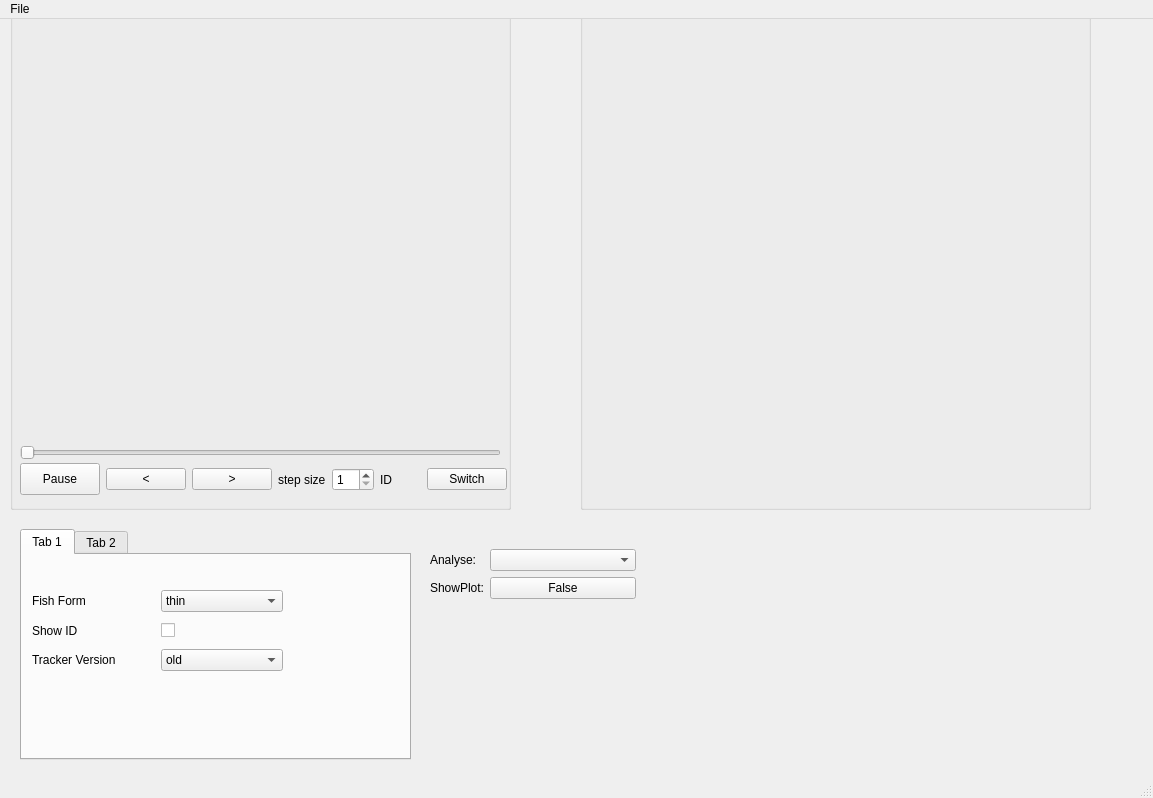
<?xml version="1.0" encoding="UTF-8"?>
<ui version="4.0">
 <class>MainWindow</class>
 <widget class="QMainWindow" name="MainWindow">
  <property name="geometry">
   <rect>
    <x>0</x>
    <y>0</y>
    <width>1153</width>
    <height>798</height>
   </rect>
  </property>
  <property name="windowTitle">
   <string>MainWindow</string>
  </property>
  <widget class="QWidget" name="centralwidget">
   <widget class="QGroupBox" name="groupBox">
    <property name="geometry">
     <rect>
      <x>10</x>
      <y>-50</y>
      <width>501</width>
      <height>541</height>
     </rect>
    </property>
    <property name="title">
     <string>GroupBox</string>
    </property>
    <widget class="QWidget" name="horizontalLayoutWidget_2">
     <property name="geometry">
      <rect>
       <x>10</x>
       <y>490</y>
       <width>487</width>
       <height>41</height>
      </rect>
     </property>
     <layout class="QHBoxLayout" name="horizontalLayout_2">
      <item>
       <widget class="QPushButton" name="playBtn">
        <property name="minimumSize">
         <size>
          <width>78</width>
          <height>32</height>
         </size>
        </property>
        <property name="text">
         <string>Pause</string>
        </property>
       </widget>
      </item>
      <item>
       <widget class="QPushButton" name="backBtn">
        <property name="text">
         <string>&lt;</string>
        </property>
       </widget>
      </item>
      <item>
       <widget class="QPushButton" name="nextBtn">
        <property name="text">
         <string>&gt;</string>
        </property>
       </widget>
      </item>
      <item>
       <widget class="QLabel" name="label_14">
        <property name="text">
         <string>step size</string>
        </property>
       </widget>
      </item>
      <item>
       <widget class="QSpinBox" name="stepSize">
        <property name="minimum">
         <number>1</number>
        </property>
        <property name="maximum">
         <number>99</number>
        </property>
        <property name="value">
         <number>1</number>
        </property>
       </widget>
      </item>
      <item>
       <widget class="QLabel" name="frameID">
        <property name="text">
         <string>ID</string>
        </property>
       </widget>
      </item>
      <item>
       <widget class="QPushButton" name="sptBtn">
        <property name="text">
         <string>Switch</string>
        </property>
       </widget>
      </item>
     </layout>
    </widget>
    <widget class="QWidget" name="verticalLayoutWidget">
     <property name="geometry">
      <rect>
       <x>10</x>
       <y>60</y>
       <width>481</width>
       <height>431</height>
      </rect>
     </property>
     <layout class="QVBoxLayout" name="verticalLayout">
      <item>
       <widget class="QLabel" name="showVideo">
        <property name="sizePolicy">
         <sizepolicy hsizetype="Preferred" vsizetype="Preferred">
          <horstretch>0</horstretch>
          <verstretch>1</verstretch>
         </sizepolicy>
        </property>
        <property name="text">
         <string/>
        </property>
       </widget>
      </item>
      <item>
       <widget class="QSlider" name="playerSlider">
        <property name="orientation">
         <enum>Qt::Horizontal</enum>
        </property>
       </widget>
      </item>
     </layout>
    </widget>
   </widget>
   <widget class="QTabWidget" name="drawTabWidget">
    <property name="geometry">
     <rect>
      <x>20</x>
      <y>510</y>
      <width>391</width>
      <height>231</height>
     </rect>
    </property>
    <property name="currentIndex">
     <number>0</number>
    </property>
    <widget class="QWidget" name="tab">
     <attribute name="title">
      <string>Tab 1</string>
     </attribute>
     <widget class="QWidget" name="formLayoutWidget_2">
      <property name="geometry">
       <rect>
        <x>10</x>
        <y>30</y>
        <width>251</width>
        <height>91</height>
       </rect>
      </property>
      <layout class="QGridLayout" name="gridLayout">
       <item row="0" column="2">
        <widget class="QComboBox" name="fishFormComboBox">
         <item>
          <property name="text">
           <string>thin</string>
          </property>
         </item>
         <item>
          <property name="text">
           <string>fat</string>
          </property>
         </item>
        </widget>
       </item>
       <item row="0" column="0">
        <widget class="QLabel" name="label">
         <property name="text">
          <string>Fish Form</string>
         </property>
        </widget>
       </item>
       <item row="1" column="0">
        <widget class="QLabel" name="label_2">
         <property name="text">
          <string>Show ID</string>
         </property>
        </widget>
       </item>
       <item row="1" column="2">
        <widget class="QCheckBox" name="showID_CheckBox">
         <property name="text">
          <string/>
         </property>
        </widget>
       </item>
       <item row="2" column="0">
        <widget class="QLabel" name="label_3">
         <property name="text">
          <string>Tracker Version</string>
         </property>
        </widget>
       </item>
       <item row="2" column="2">
        <widget class="QComboBox" name="trackerVersion">
         <item>
          <property name="text">
           <string>old</string>
          </property>
         </item>
         <item>
          <property name="text">
           <string>latest</string>
          </property>
         </item>
        </widget>
       </item>
      </layout>
     </widget>
    </widget>
    <widget class="QWidget" name="tab_2">
     <attribute name="title">
      <string>Tab 2</string>
     </attribute>
     <widget class="QListWidget" name="fishList">
      <property name="geometry">
       <rect>
        <x>10</x>
        <y>0</y>
        <width>191</width>
        <height>121</height>
       </rect>
      </property>
     </widget>
     <widget class="QLabel" name="label_test">
      <property name="geometry">
       <rect>
        <x>260</x>
        <y>40</y>
        <width>81</width>
        <height>61</height>
       </rect>
      </property>
      <property name="text">
       <string>Color</string>
      </property>
     </widget>
     <widget class="QPushButton" name="changeColorBtn">
      <property name="geometry">
       <rect>
        <x>250</x>
        <y>20</y>
        <width>110</width>
        <height>32</height>
       </rect>
      </property>
      <property name="text">
       <string>Change Color</string>
      </property>
     </widget>
    </widget>
   </widget>
   <widget class="QGroupBox" name="groupBox_2">
    <property name="geometry">
     <rect>
      <x>580</x>
      <y>-20</y>
      <width>511</width>
      <height>511</height>
     </rect>
    </property>
    <property name="title">
     <string>GroupBox</string>
    </property>
    <widget class="QWidget" name="widget" native="true">
     <property name="geometry">
      <rect>
       <x>10</x>
       <y>30</y>
       <width>491</width>
       <height>471</height>
      </rect>
     </property>
    </widget>
   </widget>
   <widget class="QWidget" name="formLayoutWidget">
    <property name="geometry">
     <rect>
      <x>430</x>
      <y>530</y>
      <width>206</width>
      <height>80</height>
     </rect>
    </property>
    <layout class="QFormLayout" name="formLayout">
     <item row="0" column="0">
      <widget class="QLabel" name="label_4">
       <property name="text">
        <string>Analyse:</string>
       </property>
      </widget>
     </item>
     <item row="0" column="1">
      <widget class="QComboBox" name="analyseComboBox"/>
     </item>
     <item row="1" column="1">
      <widget class="QPushButton" name="showPlotBtn">
       <property name="text">
        <string>False</string>
       </property>
      </widget>
     </item>
     <item row="1" column="0">
      <widget class="QLabel" name="label_5">
       <property name="text">
        <string>ShowPlot:</string>
       </property>
      </widget>
     </item>
    </layout>
   </widget>
   <widget class="QWidget" name="analyse_widget" native="true">
    <property name="geometry">
     <rect>
      <x>670</x>
      <y>530</y>
      <width>221</width>
      <height>131</height>
     </rect>
    </property>
   </widget>
  </widget>
  <widget class="QMenuBar" name="menubar">
   <property name="geometry">
    <rect>
     <x>0</x>
     <y>0</y>
     <width>1153</width>
     <height>22</height>
    </rect>
   </property>
   <widget class="QMenu" name="menuFile">
    <property name="title">
     <string>File</string>
    </property>
    <addaction name="actionLoadCsv"/>
    <addaction name="actionLoadVideo"/>
    <addaction name="actionLoadAnalyseResult"/>
   </widget>
   <addaction name="menuFile"/>
  </widget>
  <widget class="QStatusBar" name="statusbar"/>
  <action name="actionLoadCsv">
   <property name="text">
    <string>LoadCsv</string>
   </property>
  </action>
  <action name="actionLoadVideo">
   <property name="text">
    <string>LoadVideo</string>
   </property>
  </action>
  <action name="actionLoadAnalyseResult">
   <property name="text">
    <string>LoadAnalyseResult</string>
   </property>
  </action>
 </widget>
 <resources/>
 <connections/>
</ui>
